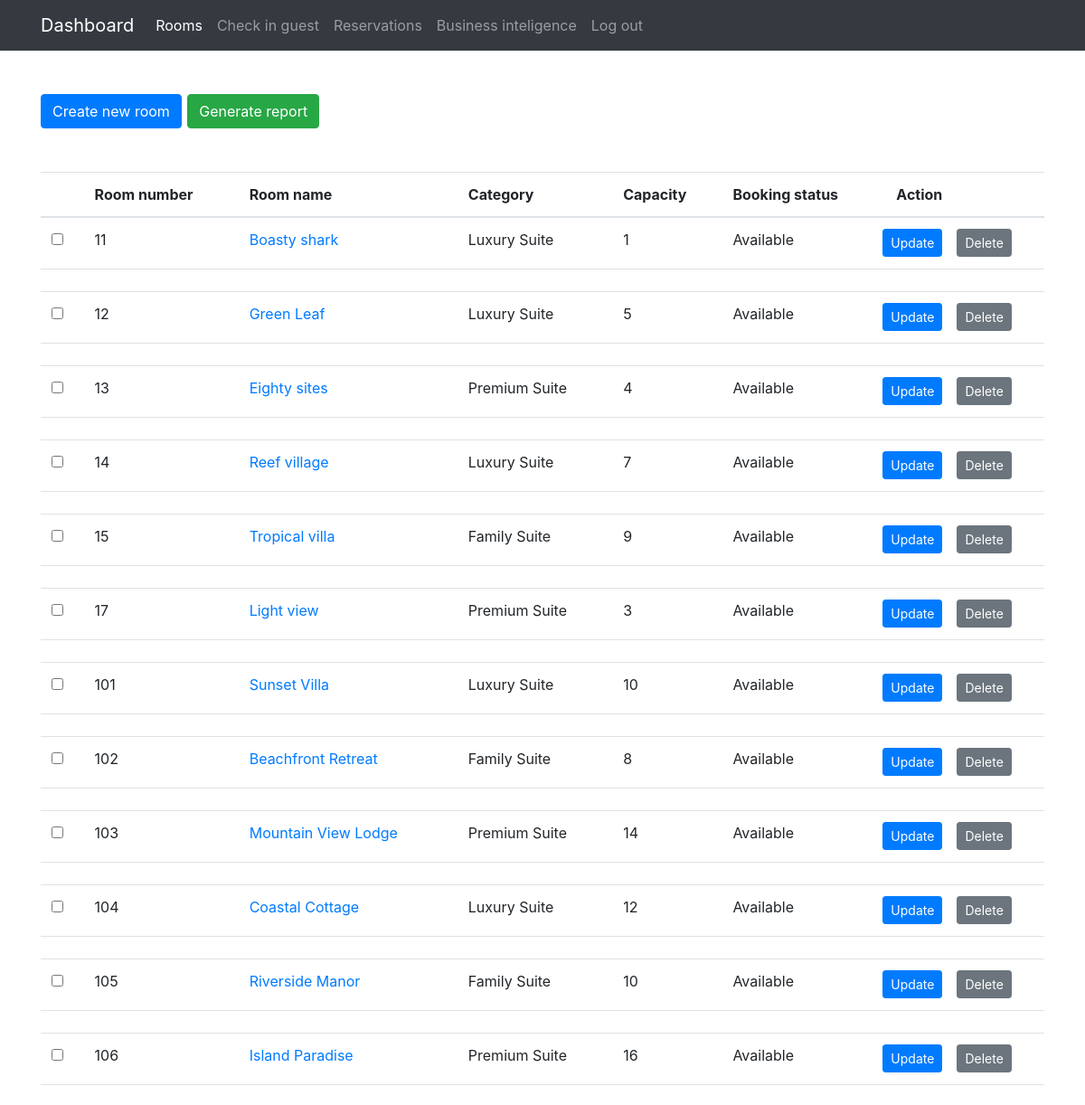
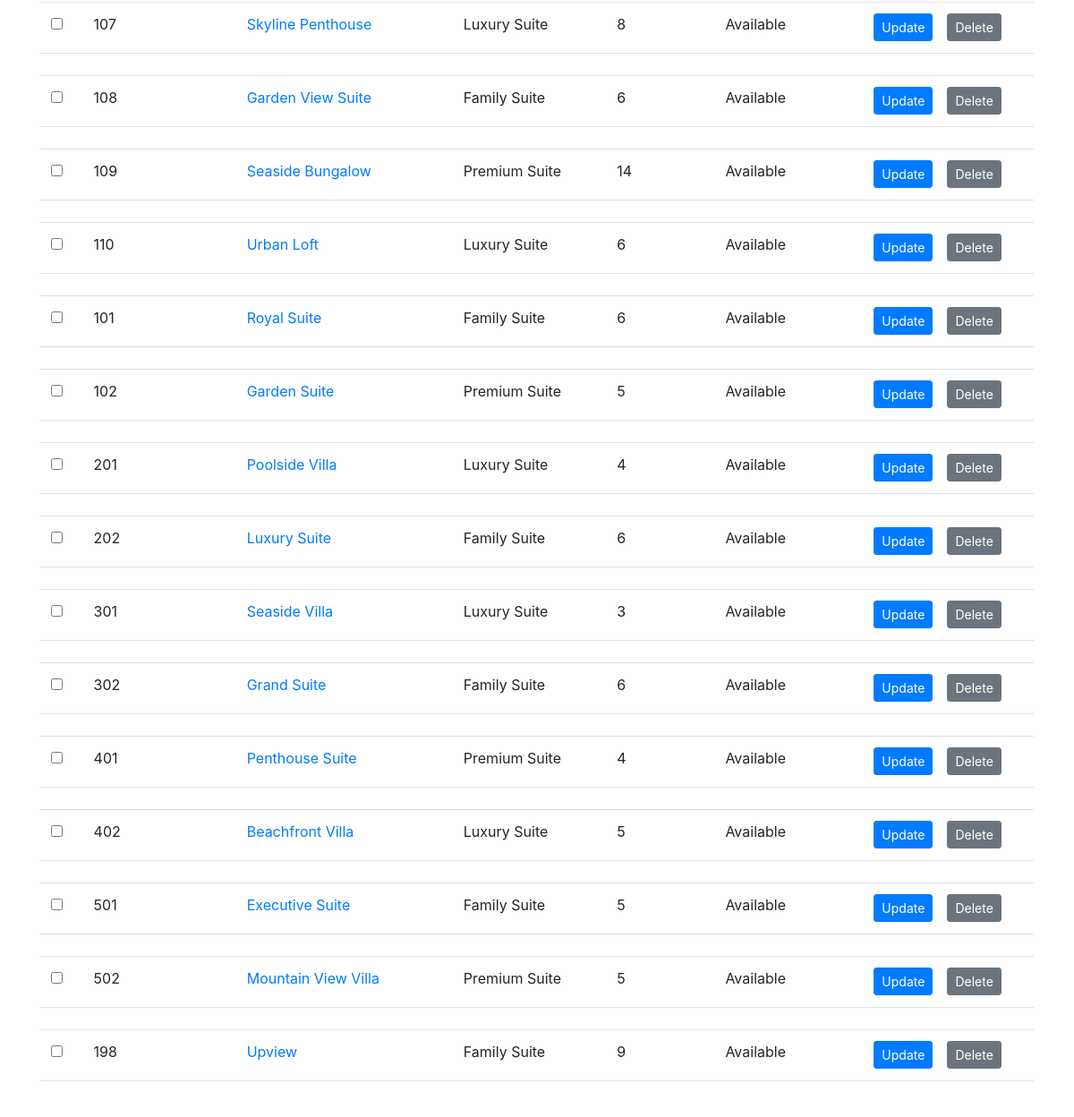
/Admin/rooms/index.php (signed in), run on the app's committed database (2 pictures, top to bottom).
### tables this page shows
CREATE TABLE `rooms` (
  `roomid` int(11) NOT NULL,
  `name` varchar(55) DEFAULT NULL,
  `number` varchar(55) NOT NULL,
  `category` int(11) NOT NULL,
  `capacity` int(11) NOT NULL,
  `image` varchar(255) NOT NULL,
  `isReserved` tinyint(1) NOT NULL DEFAULT 0,
  `isBooked` tinyint(1) NOT NULL DEFAULT 0,
  `created_on` date NOT NULL DEFAULT current_timestamp()
);

CREATE TABLE `categories` (
  `id` int(11) NOT NULL,
  `description` varchar(55) NOT NULL,
  `label` char(5) NOT NULL,
  `capacity` int(11) NOT NULL,
  `price` int(11) NOT NULL
);

### Admin/rooms/index.php (the view, shortened to what this page needs)
<?php
    function getRooms() {
        $pdo = establishCONN();
        $stmt = $pdo->prepare("SELECT rooms.roomid, rooms.name, rooms.number, rooms.capacity, rooms.isBooked, categories.description from rooms LEFT JOIN categories ON rooms.category = categories.id");
        $stmt->execute();
        return $stmt->fetchAll(PDO::FETCH_ASSOC);
    }
?>
<!doctype html>
<html lang="en">
  <head>
    <link rel="stylesheet" href="https://cdn.jsdelivr.net/npm/bootstrap@4.6.2/dist/css/bootstrap.min.css">
    <link rel="stylesheet" href="../style.css">
  </head>
  <body>
    <nav class="navbar navbar-expand-lg navbar-dark bg-dark">
        <div class="container">
            <a class="navbar-brand" href="../dashboard.php">Dashboard</a>
            <div class="collapse navbar-collapse" id="navbarSupportedContent">
            <ul class="navbar-nav mr-auto">
                <li class="nav-item active">
                    <a class="nav-link" href="./index.php">Rooms <span class="sr-only">(current)</span></a>
                </li>
                <li class="nav-item">
                    <a class="nav-link" href="../bookings/" class="active">Check in guest</a>
                </li>
                <li class="nav-item">
                    <a class="nav-link" href="../reservations/" class="active">Reservations</a>
                </li>
                <li class="nav-item">
                    <a class="nav-link" href="../businessinteligence/" class="active">Business inteligence</a>
                </li>
                <li class="nav-item">
                    <a class="nav-link" href="../logout.php">Log out</a>
                </li>
                </ul>
            </div>
        </div>
    </nav>
    <div class="container">
        <div style="display: flex; gap: .4rem; align-items: center;">
            <a href="../rooms/addroom.php" class="btn btn-primary my-5">Create new room</a>
            <form method="POST">
                <button type="submit" class="btn btn-success">Generate report</button>
            </form>
        </div>
        <table class="table custom-table">
           <thead>
              <tr>
                 <th scope="col">
                 </th>
                 <th scope="col">Room number</th>
                 <th scope="col">Room name</th>
                 <th scope="col">Category</th>
                 <th scope="col">Capacity</th>
                 <th scope="col">Booking status</th>
                 <th scope="col">Action</th>
              </tr>
           </thead>
           <tbody>
              <?php foreach($res = getRooms() as $r) {?>
              <tr scope="row">
                 <th scope="row">
                    <label class="control control--checkbox">
                    <input type="checkbox">
                    </label>
                 </th>
                 <td><?php echo $r["number"] ?></td>
                 <td><a href="#"><?php echo $r["name"]; ?></a></td>
                 <td>
                  <?php echo($r["description"]); ?>
                 </td>
                 <td>
                    <?php echo $r["capacity"]; ?>
                 </td>
                 <td><?php if($r["isBooked"]){echo "Booked";} else { echo "Available";} ?></td>
                 <td>
                  <div class="row">
                     <a href="./update.php?r_id=<?php echo $r["roomid"] ?>" class="btn btn-primary btn-sm mr-3">Update</a>
                     <form action="./delete.php?r_id=<?php echo $r["roomid"] ?>" method="POST">
                        <button class="btn btn-secondary btn-sm">Delete</button>
                     </form>
                  </td>
                  </div>
              </tr>
              <tr class="spacer"><td colspan="100"></td></tr>
              <?php } ?>
  </body>
</html>

### Admin/style.css (style rules this page uses)
nav { position: sticky; top: 0; }

### data on the page
rooms: number "11", name "Boasty shark", category.description "Luxury Suite", capacity "1", isBooked "Available"
rooms: number "12", name "Green Leaf", category.description "Luxury Suite", capacity "5", isBooked "Available"
rooms: number "13", name "Eighty sites", category.description "Premium Suite", capacity "4", isBooked "Available"
rooms: number "14", name "Reef village", category.description "Luxury Suite", capacity "7", isBooked "Available"
rooms: number "15", name "Tropical villa", category.description "Family Suite", capacity "9", isBooked "Available"
rooms: number "17", name "Light view", category.description "Premium Suite", capacity "3", isBooked "Available"
rooms: number "101", name "Sunset Villa", category.description "Luxury Suite", capacity "10", isBooked "Available"
rooms: number "102", name "Beachfront Retreat", category.description "Family Suite", capacity "8", isBooked "Available"
rooms: number "103", name "Mountain View Lodge", category.description "Premium Suite", capacity "14", isBooked "Available"
rooms: number "104", name "Coastal Cottage", category.description "Luxury Suite", capacity "12", isBooked "Available"
rooms: number "105", name "Riverside Manor", category.description "Family Suite", capacity "10", isBooked "Available"
rooms: number "106", name "Island Paradise", category.description "Premium Suite", capacity "16", isBooked "Available"
rooms: number "107", name "Skyline Penthouse", category.description "Luxury Suite", capacity "8", isBooked "Available"
rooms: number "108", name "Garden View Suite", category.description "Family Suite", capacity "6", isBooked "Available"
rooms: number "109", name "Seaside Bungalow", category.description "Premium Suite", capacity "14", isBooked "Available"
rooms: number "110", name "Urban Loft", category.description "Luxury Suite", capacity "6", isBooked "Available"
rooms: number "101", name "Royal Suite", category.description "Family Suite", capacity "6", isBooked "Available"
rooms: number "102", name "Garden Suite", category.description "Premium Suite", capacity "5", isBooked "Available"
rooms: number "201", name "Poolside Villa", category.description "Luxury Suite", capacity "4", isBooked "Available"
rooms: number "202", name "Luxury Suite", category.description "Family Suite", capacity "6", isBooked "Available"
rooms: number "301", name "Seaside Villa", category.description "Luxury Suite", capacity "3", isBooked "Available"
rooms: number "302", name "Grand Suite", category.description "Family Suite", capacity "6", isBooked "Available"
rooms: number "401", name "Penthouse Suite", category.description "Premium Suite", capacity "4", isBooked "Available"
rooms: number "402", name "Beachfront Villa", category.description "Luxury Suite", capacity "5", isBooked "Available"
rooms: number "501", name "Executive Suite", category.description "Family Suite", capacity "5", isBooked "Available"
rooms: number "502", name "Mountain View Villa", category.description "Premium Suite", capacity "5", isBooked "Available"
rooms: number "198", name "Upview", category.description "Family Suite", capacity "9", isBooked "Available"
